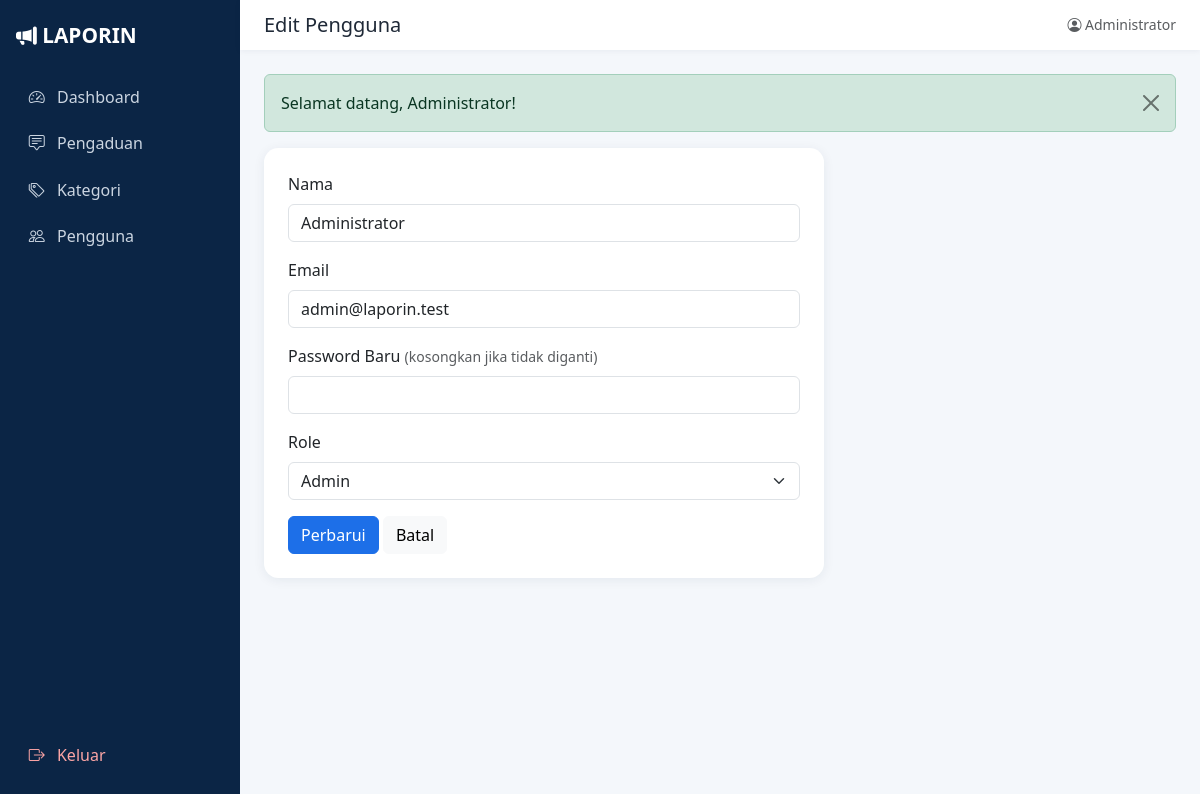
The page /admin/pengguna/edit.php?id=1 (signed in) on the database its author committed.
### tables this page shows
CREATE TABLE users (
    id_user    INT AUTO_INCREMENT PRIMARY KEY,
    nama       VARCHAR(100) NOT NULL,
    email      VARCHAR(100) NOT NULL UNIQUE,
    password   VARCHAR(255) NOT NULL,
    role       ENUM('admin','masyarakat') NOT NULL DEFAULT 'masyarakat',
    created_at TIMESTAMP DEFAULT CURRENT_TIMESTAMP
);

### admin/pengguna/edit.php (the view, shortened to what this page needs)
<?php
require_once __DIR__ . '/../../includes/auth.php';
$id = (int)($_GET['id'] ?? 0);
$stmt = mysqli_prepare($koneksi, "SELECT id_user, nama, email, role FROM users WHERE id_user = ?");
mysqli_stmt_bind_param($stmt, "i", $id);
mysqli_stmt_execute($stmt);
$data = mysqli_fetch_assoc(mysqli_stmt_get_result($stmt));
include __DIR__ . '/../../includes/header.php';
?>
<div class="card p-4" style="max-width:560px">
    <form method="post" novalidate>
        <div class="mb-3"><label class="form-label">Nama</label><input type="text" name="nama" class="form-control" value="<?= e($data['nama']) ?>" required></div>
        <div class="mb-3"><label class="form-label">Email</label><input type="email" name="email" class="form-control" value="<?= e($data['email']) ?>" required></div>
        <div class="mb-3"><label class="form-label">Password Baru <span class="text-muted small">(kosongkan jika tidak diganti)</span></label><input type="password" name="password" class="form-control"></div>
        <div class="mb-3"><label class="form-label">Role</label>
            <select name="role" class="form-select">
                <option value="admin" <?= $data['role'] === 'admin' ? 'selected' : '' ?>>Admin</option>
            </select></div>
        <button class="btn btn-primary">Perbarui</button>
        <a href="index.php" class="btn btn-light">Batal</a>
    </form>
</div>
<?php include __DIR__ . '/../../includes/footer.php'; ?>

### assets/css/style.css (style rules this page uses)
:root { --navy: #0b2545; --navy-2: #13315c; --blue: #1d6fe8; --blue-soft: #e8f0fd; --bg: #f4f7fb; }
body { background: var(--bg); color: #1f2937; font-family: 'Segoe UI', system-ui, -apple-system, sans-serif; }
.btn-primary { background: var(--blue); border-color: var(--blue); }
.card { border: 0; border-radius: .9rem; box-shadow: 0 2px 12px rgba(11,37,69,.07); }

### rows shown on the page
users: nama "Administrator", email "admin@laporin.test", role "Admin"

### other values the page prints
$judul "Edit Pengguna"
$_SESSION['nama'] "Administrator"
$f['pesan'] "Selamat datang, Administrator!"
